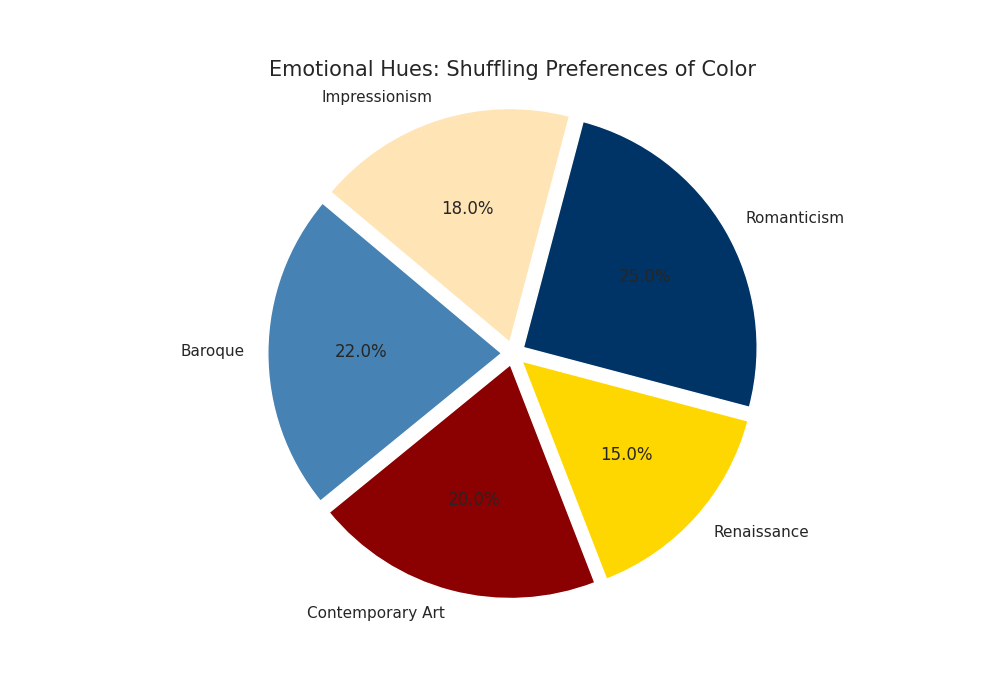

This figure's Python source:
import matplotlib.pyplot as plt

# Original data
art_movements = ['Baroque', 'Contemporary Art', 'Renaissance', 'Romanticism', 'Impressionism']

# Randomly altered content within the original structure
color_usage = [22, 20, 15, 25, 18]
shuffled_colors = ['#4682B4', '#8B0000', '#FFD700', '#003366', '#FFE4B5']

fig, ax = plt.subplots(figsize=(10, 7))
ax.pie(color_usage, labels=art_movements, autopct='%1.1f%%',
       startangle=140, colors=shuffled_colors, explode=(0.05, 0.05, 0.05, 0.05, 0.05))

plt.title("Emotional Hues: Shuffling Preferences of Color", fontsize=15)
ax.axis('equal')  
plt.show()
